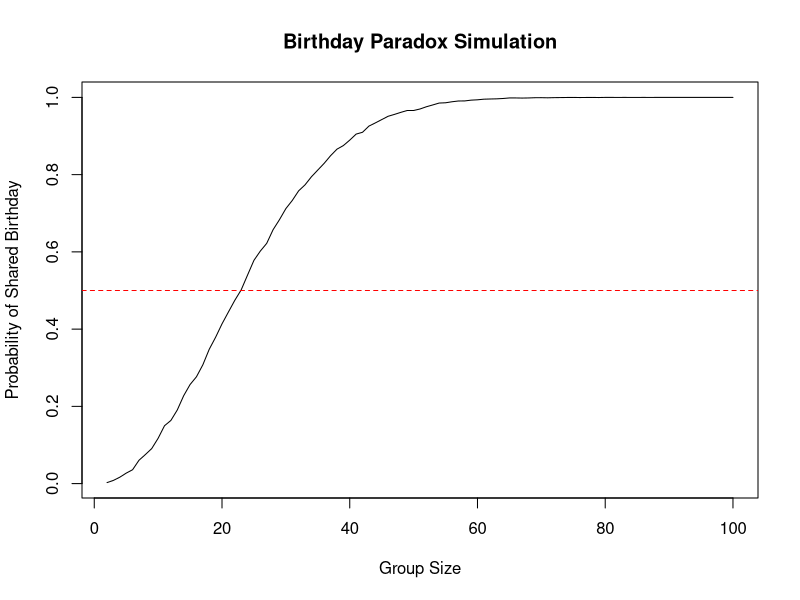

The R source for this figure:
## ---- chunk 1
# Number of simulations
num_simulations <- 10000

# Function to check if there are shared birthdays in a group
check_shared_birthday <- function(group_size) {
  birthdays <- sample(1:365, group_size, replace = TRUE)
  if (length(birthdays) == length(unique(birthdays))) {
    return(FALSE)  # No shared birthdays
  } else {
    return(TRUE)   # Shared birthdays
  }
}

# Simulate the Birthday Paradox
simulate_birthday_paradox <- function(group_size) {
  shared_birthday_count <- 0
  for (i in 1:num_simulations) {
    if (check_shared_birthday(group_size)) {
      shared_birthday_count <- shared_birthday_count + 1
    }
  }
  return(shared_birthday_count / num_simulations)
}

# Test the Birthday Paradox simulation for different group sizes
group_sizes <- 2:100
results <- numeric(length(group_sizes))

for (i in 1:length(group_sizes)) {
  results[i] <- simulate_birthday_paradox(group_sizes[i])
}

# Plot the results
plot(group_sizes, results, type = "l", xlab = "Group Size", ylab = "Probability of Shared Birthday", main = "Birthday Paradox Simulation")
abline(h = 0.5, col = "red", lty = 2)  # Add a line at 0.5 for reference




